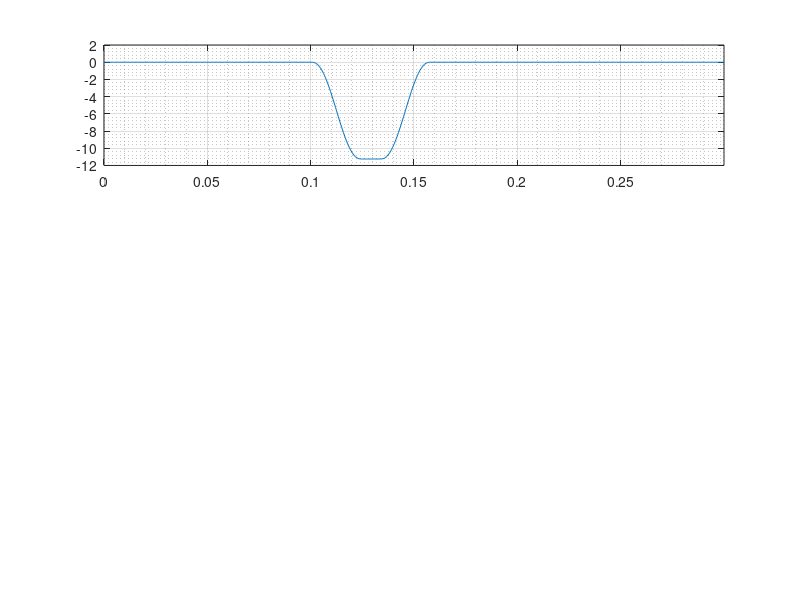

Reproduce this figure in MATLAB. (Note: this script raises an error after producing the figure.)
% CAM Design Assistant for Oscillating Cam
% Dwell - Rise - Dwell - Return 
% Last edited 2023-02-07

%%
clc; close all; clear;


% clear;
%============================================
% INPUT 入力
%============================================
% All values in degree

% Job-specific values
% eventAngle = [rise start - rise end - return start- return end]
eventAngle = [120 150 160 190]; % degree at which the rise/return starts/ends

l_roller = 60; % 64.2 distance from arm rotating axis to roller center
estLoad = 5; % estimated load in Newton
l_load = 160; % distance from arm rotating axis to load

hTarget = -30; % stroke in mm
h = l_roller/l_load*hTarget; % stroke in mm

m_roller = 0.03; % roller mass in kilogram
rRoller = 8;

m_rocker = 0.3; % rocker arm mass in kilogram

rocker2cam = 91.22; %91.22 distance between rocker arm and cam axes
s_initial = 40.06+10.74; % initial angle between rocker and cam center - rocker axis in degree
RPM = 200; % motor velocity in rounds per minutes
% m = 1; % follower mass in kg

% recommended values
maxPressureAngle_deg = 30; % in degree
kFriction = 0.7;
sampleRate = 5; % for showing roller on pitch curve with distance in degree
step = .5; % for caculation, the smaller the more accurate, sampling rate in degree

% graphic color
rollerColor = [0.4660 0.6740 0.1880];
pitchColor = [0.8500 0.3250 0.0980];
camColor = 'b';
%============================================
% PRELIMINARY CALCULATION
%============================================

maxPressureAngle = deg2rad(maxPressureAngle_deg);
bRise = eventAngle(2) - eventAngle(1) ; %rise period
bReturn = eventAngle(4) - eventAngle(3) ; %return period

% point in time with acceleration change
% points of events = [1-rise, 2-rise +1/8, 3-rise +7/8, 4-rise end, 5-return, 6-return +1/8, 7-return +7/8, 8-return end]
point = [eventAngle(1) eventAngle(1)+bRise/8 eventAngle(1)+7*bRise/8 eventAngle(2) eventAngle(3) eventAngle(3)+bReturn/8 eventAngle(3)+7*bReturn/8 eventAngle(4)];

theta = 0:step:360;
T = 60/RPM; % period of moving 360 degree, in second
time = linspace(0,T,length(theta));
timeStep = T/size(time,2); % convert step in degree to step in time


%% 
%============================================
% DISPLACEMENT
%============================================

% Rise
temp = theta(theta<point(1));
sDwe1 = zeros(size(temp));
tempTheta = theta(theta >= point(1) & theta < point(2))-point(1);
sRise1 = h/(4+pi)*(pi*tempTheta/bRise - 1/4*sin(4*pi*tempTheta/bRise));
tempTheta = theta(theta >= point(2) & theta < point(3))-point(1);
sRise2 = h/(4+pi)*(2+pi*tempTheta/bRise-9/4*sin(pi/3+4*pi/3*tempTheta/bRise));
tempTheta = theta(theta >= point(3) & theta <= point(4))-point(1);
sRise3 = h/(4+pi)*(4+ pi*tempTheta/bRise - 1/4*sin(4*pi*tempTheta/bRise));

% Dwell
temp = theta(theta > point(4) & theta < point(5));
sDwe2 = zeros(size(temp)) + h;

% Return
tempTheta = theta(theta >= point(5) & theta < point(6))-point(5);
sReturn1 = h/(4+pi)*(4 + pi - pi*tempTheta/bReturn + 1/4*sin(4*pi*tempTheta/bReturn));
tempTheta = theta(theta >= point(6) & theta < point(7))-point(5);
sReturn2 = h/(4+pi)*(2+ pi - pi*tempTheta/bReturn  + 9/4*sin(pi/3+4*pi/3*tempTheta/bReturn));
tempTheta = theta(theta >= point(7) & theta <= point(8))-point(5);
sReturn3 = h/(4+pi)*(pi - pi*tempTheta/bReturn + 1/4*sin(4*pi*tempTheta/bReturn));

% Dwell
temp = theta(theta > point(8) & theta <= 360);
sDwe3 = zeros(size(temp));

% Entire trajectory
% s = [sDwe1 sRise1 sRise2 sRise3 sDwe2 sReturn1 sReturn2 sReturn3 sDwe3] + rPrime;
displacement = [sDwe1 sRise1 sRise2 sRise3 sDwe2 sReturn1 sReturn2 sReturn3 sDwe3];


% Plot position vs angle in cartesian coordinate
figure;
subplot(3,1,1);
plot(time,displacement);
grid on;
grid minor;
xlim([0 T]);
xlabel({'t(s)'},'FontSize',15,'FontWeight','light','Color','b');
ylim([-2*abs(h)+h/2 2*abs(h)+h/2]);
ylabel({'位置','mm'},'FontSize',15,'FontWeight','light','Color','b');
% legend("位置 s");
[tit,] = title({'';'S V A Diagram'},{['モーター回転速度 ',num2str(RPM),'rpm   ','T = ', num2str(T),'s'];''},...
    'Color','blue');
tit.FontSize = 15;

%============================================
% VELOCITY
%============================================
% velocity with respect to time
velocity = diff(displacement)/timeStep;
velocity = [velocity displacement(1)-displacement(length(displacement))]; %add the last element to make the length of vv and theta equal
subplot(3,1,2);
plot(time,velocity);
grid on;
grid minor;
xlim([0 T]);
xlabel({'t(s)'},'FontSize',15,'FontWeight','light','Color','b');
ylabel({'速度','mm/s'},'FontSize',15,'FontWeight','light','Color','b');
%title({'';'速度　vs　時間';''},'Color','b','FontSize',15,'FontWeight','light');
tempV = strcat('最大速度 ',num2str(max(velocity)),' mm/s');
title(tempV ,'Color','b','FontSize',15,'FontWeight','light');

%============================================
% ACCELERATION
%============================================
% acceleration with respect to time
acceleration = diff(velocity)/timeStep;
acceleration = [acceleration velocity(1)-velocity(length(velocity))]/1000;
subplot(3,1,3);
plot(time,acceleration);
grid on; grid minor;

xlim([0 T]);
xlabel({'t(s)'},'FontSize',15,'FontWeight','light','Color','b');
ylabel({'加速','m/s^2'},'FontSize',15,'FontWeight','light','Color','b');

%title({'';'加速　vs　時間';''},'Color','b','FontSize',15,'FontWeight','light');
tempA = strcat('最大加速  ', num2str(max(acceleration)),' m/s^2');
title(tempA,'Color','b','FontSize',15,'FontWeight','light');

disp(tempV)
disp(tempA)

%%
%============================================
% ANGULAR DISPLACEMENT
%============================================

s2rad = displacement/l_roller; % convert arc length to angular displacement
s_rad_initial = deg2rad(s_initial); % initial angular displacement in coordinate system
s2rad = s2rad + s_rad_initial; % angular displacement
thetaRadian = deg2rad(theta);

roller_position1 = l_roller*exp(s2rad*1i);  %unregulated position, rocker is at center
roller_position = roller_position1 - rocker2cam; % cam is at center, rocker axis is at (-rocker2cam,0)
pitchCurve = roller_position.*exp(thetaRadian*1i); 
% move points counterclockwise, this means the cam rotates clockwise 

rollerCenterX = real(roller_position);
rollerCenterY = imag(roller_position);

pitchX = real(pitchCurve); pitchY = imag(pitchCurve);
[camSurfX,camSurfY] = offsetIn(pitchX,pitchY,rRoller);

%%
%============================================
% RADIUS OF CURVATURE
%============================================

curvature = zeros(size(camSurfX));
L = length(camSurfX);
% Boundary. Note that the first and the last points on profile curve are the
% same
curvature(1) = circumscribedR([camSurfX(L-1) camSurfX(1) camSurfX(2)],[camSurfY(L-1) camSurfY(1) camSurfY(2)]); 
curvature(L) = circumscribedR([camSurfX(L-1) camSurfX(L) camSurfX(2)],[camSurfY(L-1) camSurfY(L) camSurfY(2)]); 

for k = 1:1:L-2
X = camSurfX(k:1:k+2);
Y = camSurfY(k:1:k+2);
curvature(k+1) = circumscribedR(X,Y);
end

figure;
yyaxis left
angleColor = 'b';
semilogy(theta, curvature,'Color',angleColor);
ax = gca;
ax.YColor = angleColor;
grid on;
grid minor;
xlim([0 360]);
xlabel({'回転角度','degree'},'FontSize',15,'FontWeight','light','Color',angleColor);
ylabel({'曲率半径','mm'},'FontSize',15,'FontWeight','light','Color',angleColor);

yyaxis right
strokeColor = [0.6350 0.0780 0.1840];
plot(theta,displacement,'Color',strokeColor);
ax = gca;
ax.YColor = strokeColor;
grid on;
grid minor;
xlim([0 360]);
% ylim([rPrime-2*abs(h)+h/2 rPrime+2*abs(h)+h/2]);
% xlabel({'角度','degree'},'FontSize',15,'FontWeight','light','Color','b');
ylabel({'位置','mm'},'FontSize',15,'FontWeight','light','Color',strokeColor);
hold on

tempP = strcat('最小曲率半径 ',num2str(min(curvature)),'mm');
%  title(temp,'Color','b','FontSize',15,'FontWeight','light');

title({'';'曲率半径・位置　vs　回転角度'; tempP; ''},'Color','b','FontSize',15,'FontWeight','light');

disp(strcat('最小曲率半径: ',num2str(min(curvature)),'mm'));
% input(['\n','何かキーを押すとカムのピッチ円を表示します。','\n'])


%%
%============================================
% PRESSURE ANGLE
%============================================
rockerNormalAngle = rad2deg(angle(roller_position1))+90;

pressureAngle = zeros(size(theta));
normalPhase = zeros(size(theta));
contactPointonCamPhase = zeros(size(theta));
contactPoint2CamDistance = zeros(size(theta));

camCenter = [0 0];

for i = 1:length(theta)
j = thetaRadian(i);

% Update roller center position
tempRollerCenter = [rollerCenterX(i) rollerCenterY(i)];

% Update cam-roller contact point
rotatedCam = rotateCw([camSurfX;camSurfY],j);
contactPoint = [rotatedCam(1,i) rotatedCam(2,i)];

normalPhase(i) = segmentPhase(contactPoint,tempRollerCenter);
contactPointonCamPhase(i) = segmentPhase(camCenter,contactPoint);
contactPoint2CamDistance(i) = norm(contactPoint); %distance from cam center to contact point
end

pressureAngle = (rockerNormalAngle - normalPhase);

figure;
angleColor = 'b';
plot(theta, pressureAngle,'Color',angleColor);
xlim([0 360]);
grid on;
grid minor;

xlabel({'回転角度','degree'},'FontSize',15,'FontWeight','light','Color',angleColor);
ylabel({'圧角','degree'},'FontSize',15,'FontWeight','light','Color',angleColor);

tempP = strcat('最大圧角 ',num2str(max(abs(pressureAngle))),'^o');
title({'';'圧角・位置　vs　回転角度'; tempP; ''},'Color','b','FontSize',15,'FontWeight','light');

%%
%============================================
% MOTOR TORQUE 
%============================================

angularAcceleration = acceleration/(l_roller/1000);
inertialMoment1 = m_roller*(l_roller/1000)^2;
inertialMoment2 = 1/3*m_rocker*(l_load/1000)^2;
inertialMoment = inertialMoment1 + inertialMoment2;
combinedTorque = inertialMoment*angularAcceleration;
regulatedMinimumSpringTorque = min(combinedTorque)*ones(size(combinedTorque));

estimatedLoadTorque = -l_load/1000*estLoad;

motorInducedTorque = combinedTorque - regulatedMinimumSpringTorque - estimatedLoadTorque;

% Calculate motor force
rockerAngle = rad2deg(angle(roller_position1));
rocker2forceAngle = deg2rad(normalPhase - rockerAngle);
forceModuli = 1/l_roller*motorInducedTorque./sin(rocker2forceAngle);
camForceArm2ForceAngle = deg2rad(contactPointonCamPhase-normalPhase);
motorTorque = contactPoint2CamDistance.*forceModuli.*sin(camForceArm2ForceAngle);
figure; 

plot(theta,motorTorque);
xlim([0 360]);
xlabel('角度') ; % misumi nomenclature
ylabel('トルク (Nm)') ;
torqueTitle = strcat('最大トルク  ', num2str(max(motorTorque)),' Nm');
title(torqueTitle,'Color','b','FontSize',15,'FontWeight','light');
grid on; grid minor;

% save torque for later use. (e.g. Combine with other torques to determine total
% motor torque.)
inputMessage =  (['トルクを保存します。ファイル名とトルク名を入力してください。', ...
    '\nファイル名とトルク名は同じになります。']);
fileName = input(inputMessage,"s");

if isempty(fileName)
   disp('ファイル名の入力がないので、トルクを保存しません。');
else
   torqueName = fileName;   
   eval([torqueName, '=motorTorque;']); % we cannot directly assign value to the new variable name
   % this is dynamic field referencing syntax to assign the value of the original variable to the new variable name.
   save(fileName, torqueName); %save the variable into the .mat file of the same name.
   disp('トルクを保存しました。');
   disp('トルク価値を使う前に、次の構文使ってください：');
   disp(['load ',fileName]);
end




%%
%============================================
% ANIMATION 
%============================================


figure;
% Draw rocker arm
armCenterX = -rocker2cam;
armCenterY = 0;
% rollerCenterX = real(roller_position);
% rollerCenterY = imag(roller_position);

armX = [armCenterX,rollerCenterX(1)];
armY = [armCenterY,rollerCenterY(1)];
pl2 = plot(armX,armY); hold on
pl2.XDataSource = 'armX';
pl2.YDataSource = 'armY';

plot(armCenterX,armCenterY,'o','MarkerFaceColor','r');

% Draw roller
index = linspace(0,2*pi,100);
xC = rRoller*cos(index) + rollerCenterX(1);
yC = rRoller*sin(index) + rollerCenterY(1);
pl3 = plot(xC,yC,'color',rollerColor); hold on
pl3.XDataSource = 'xC';
pl3.YDataSource = 'yC';

% Draw roller center
tempRollerCenterX = rollerCenterX(1);
tempRollerCenterY = rollerCenterY(1);
pl4 = plot(tempRollerCenterX,tempRollerCenterY,'o','MarkerFaceColor',[0 0.4470 0.7410]); hold on
pl4.XDataSource = 'tempRollerCenterX';
pl4.YDataSource = 'tempRollerCenterY';


% Draw pitch curve
% pitchX = real(pitchCurve); pitchY = imag(pitchCurve);
xx = pitchX;
yy = pitchY;
pl = plot(xx,yy,'color',pitchColor);hold on; 
pl.XDataSource = 'xx';
pl.YDataSource = 'yy';

% Draw cam profile
% [camSurfX,camSurfY] = offsetIn(pitchX,pitchY,rRoller);
xx2 = camSurfX;
yy2 = camSurfY;
pl2 = plot(xx2,yy2,'color',camColor); hold on;
pl2.XDataSource = 'xx2';
pl2.YDataSource = 'yy2';

plot(0,0,'o','MarkerFaceColor','b');

% Draw cam-roller contact point
contactPointX = camSurfX(1);
contactPointY = camSurfY(1);
pl5 = plot(contactPointX, contactPointY,'.','color','r'); hold on;
pl5.XDataSource = 'contactPointX';
pl5.YDataSource = 'contactPointY';
axis equal; grid on; grid minor;

initialContactPoint = [contactPointX contactPointY];
writematrix(initialContactPoint,'initialContactPoint.txt','Delimiter','tab');


maxDim = rocker2cam+5;
xlim([-maxDim maxDim]);
ylim([-maxDim maxDim]);

%============================================
% UPDATE FRAME 
%============================================

% Cam motion simulation
prompt = "Show cam motion? カムの動きのシミュレーションを表示しますか? y/n [n]: ";
txt = input(prompt,"s");

if (txt == 'y')

for loopNumber = 1:1

for i = 1:length(theta)
j = thetaRadian(i);

% Update rocker arm
armX = [armCenterX,rollerCenterX(i)];
armY = [armCenterY,rollerCenterY(i)];

% Update roller position
xC = rRoller*cos(index) + rollerCenterX(i);
yC = rRoller*sin(index) + rollerCenterY(i);

% Update roller center position
tempRollerCenterX = rollerCenterX(i);
tempRollerCenterY = rollerCenterY(i);

% Update rotated pitch
rotatedPitch = rotateCw([pitchX;pitchY],j);
xx = rotatedPitch(1,:);
yy = rotatedPitch(2,:);

% Update rotated cam
rotatedCam = rotateCw([camSurfX;camSurfY],j);
xx2 = rotatedCam(1,:);
yy2 = rotatedCam(2,:);

% Update cam-roller contact point
% rotatedCam = rotateCw([camSurfX;camSurfY],j);
contactPointX = rotatedCam(1,i);
contactPointY = rotatedCam(2,i);



refreshdata
pause(0.01)
end 

end 

end

% Export data for using in 3D CAD package
prompt1 = (['CreoAutomation.exe がアクティブで、' ...
    '\ntxt データが Creo 作業ディレクトリに保存されている場合、' ...
    '\n「gcam」を押して Enter を押すと、' ...
    '\nカムの 3D モデルが作成されます。']);
prompt = prompt1 + "\n\nExport data (.txt)? データ (.txt) をエクスポートしますか? y/n [n] : ";
txt = input(prompt,"s");

% Export if user inputs 'y'
% otherwise (input 'n' or just Enter), skip
if (txt == 'y')
    x_cord = transpose(camSurfX);
    y_cord = transpose(camSurfY);
    z_cord = zeros(size(x_cord));
    
    camProfile = [x_cord y_cord z_cord];
%     writematrix(camProfile,'camProfile.xlsx');
    writematrix(camProfile,'camProfile.txt','Delimiter','tab');
end


%% 
%============================================
% Save all data 
%============================================
camName = input("カムの名を入力してください。","s");
if ~isempty(camName)
    save(camName)
    disp(['データは全て', camName,'.mat に保存されています。']);
    disp('このデータを使う際に、次の構文使ってください：');
   disp([camName, ' = load(''''', camName, '.mat'''');']);
   disp('それから、例えば変位データを使う際に、次の構文使ってください：');
   disp([camName, '.displacement']);
else
    disp('入力がないので、データは保存されていません。');
end

%% 
%============================================
% FUNCTIONS 
%============================================

function [xOffset,yOffset] = offsetIn(x,y,R)
% Generate 2 vectors holding coordinates of offset curve by R from a closed
% curve. 
% If R is positive, the offset curve will be inside the original curve. 
% If R is negative, the offset curve will be outside the original curve.

L = length(x); % the length of both vectors
% Check whether the input is closed
%if (x(1) ~= x(L)) %the same point could be shifted because of calculation
%precision. Although the difference is extremely small, this condition may
%not hold true, hence the condition in the next line.
if (abs(x(1) - x(L)) > 10^-10)
    disp("The input is not a closed curve. The function will terminate.")
    return
end

xOffset = zeros(size(x));
yOffset = zeros(size(x));

% Boundary. Note that the first and the last points on pitch curve are the
% same
[xOffset(1),yOffset(1)] = normalIn([x(L-1) x(1) x(2)],[y(length(y)-1) y(1) y(2)],R); 
[xOffset(L),yOffset(L)] = normalIn([x(L-1) x(L) x(2)],[y(L-1) y(L) y(2)],R);

for k = 1:1:L-2
X = x(k:1:k+2);
Y = y(k:1:k+2);
[xOffset(k+1),yOffset(k+1)] = normalIn(X,Y,R);
end

end

function [xo,yo] = normalIn(x,y,R)
% x and y are row vector of length 3 (longer vectors don't cause problem,
% but only the first 3 elements will be used. 

% Call the three point represented by x and y A, B and C
% This function return the coordinates of point D such that
% * DB is perpendicular to AC
% * DB has length R
% * D is on the right hand side when moving on the curve ABC from A to C
% if R is positive and left hand side if R is negative

% calculate normal vector <a,b>
a = y(1)-y(3);
b = x(3)-x(1);
k = R/sqrt(a^2+b^2); 

% temporary factor
xo = k*a + x(2);
yo = k*b + y(2);
end

function Y = rotateCw(X,theta)
% rotate clockwise
rotMat = [cos(theta) sin(theta); -sin(theta) cos(theta)];
Y = rotMat * X;
end

function segmentPhase = segmentPhase(P1,P2)
% return the angle of the vector from point P1 to point P2
complexNum = P2(1) - P1(1) + (P2(2) - P1(2))*1i;
segmentPhase = rad2deg(angle(complexNum));
end

function R = circumscribedR(X,Y)
% Calculate radius of circumscribed circle through three point in vectors X
% and Y of size 1*3

A = [X(1) Y(1)]; B = [X(2) Y(2)]; C = [X(3) Y(3)];

a = norm(B-C);
b = norm(C-A);
c = norm(A-B);

s = (a+b+c)/2;
temp = sqrt(s*(s-a)*(s-b)*(s-c));

R = a*b*c/4/temp;
end
